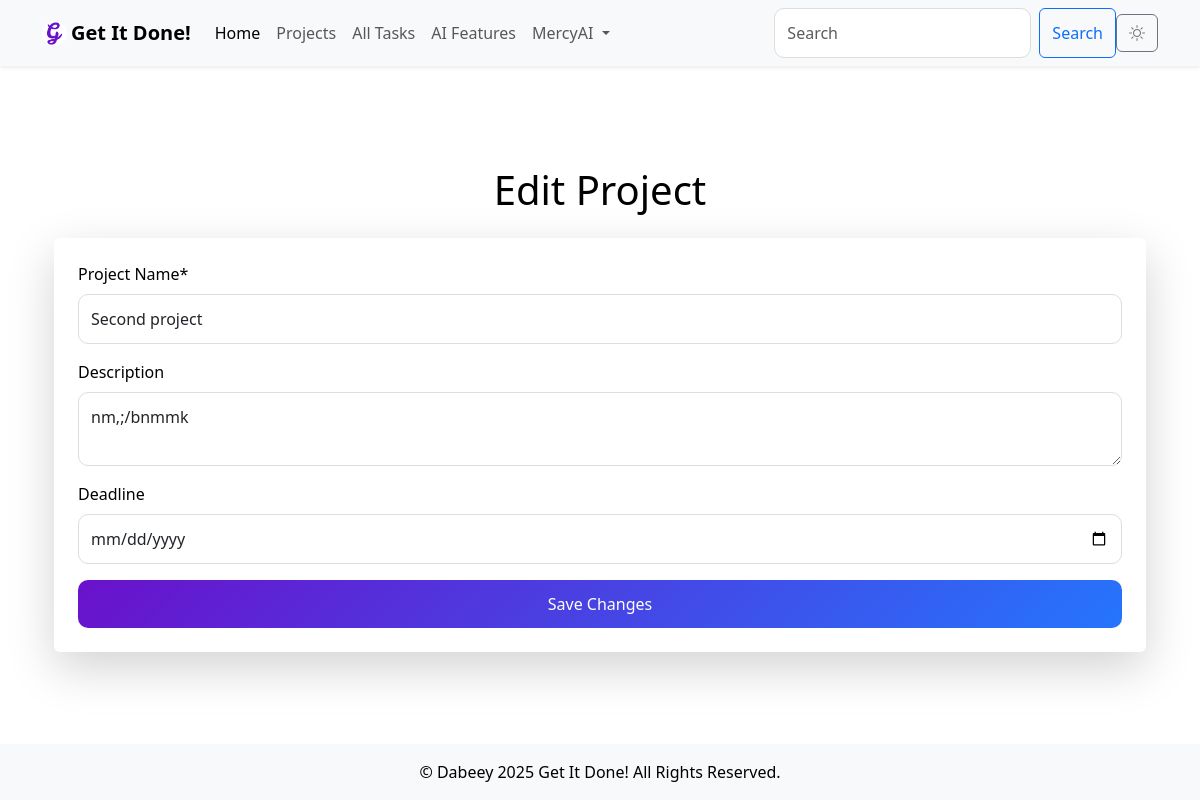
The app's page /edit_project/2 (signed in) with its own data.
### models.py (models this page shows, shortened)
class User(db.Model, UserMixin):
    id = db.Column(db.Integer, primary_key=True)
    username = db.Column(db.String(80), unique=True, nullable=False)
    email = db.Column(db.String(120), unique=True, nullable=False, index=True)
    password = db.Column(db.String(200), nullable=False)
    created_at = db.Column(db.DateTime, default=db.func.current_timestamp())
    updated_at = db.Column(db.DateTime, default=db.func.current_timestamp(), onupdate=db.func.current_timestamp())
    tasks = db.relationship('Task', backref='user', lazy='select')

class Project(db.Model):
    id = db.Column(db.Integer, primary_key=True)
    name = db.Column(db.String(200), nullable=False, unique=True)
    description = db.Column(db.Text, nullable=True)
    deadline = db.Column(db.DateTime, nullable=True)
    created_at = db.Column(db.DateTime, default=db.func.current_timestamp())
    updated_at = db.Column(db.DateTime, default=db.func.current_timestamp(), onupdate=db.func.current_timestamp())
    owner_id = db.Column(db.Integer, db.ForeignKey('user.id'), nullable=False, index=True)  # Project owner
    owner = db.relationship('User', backref='projects')  # Link to the User model
    tasks = db.relationship('Task', backref='project', lazy='select')  # Link to the Task model

### main.py (the view, shortened to what this page needs)
@app.route('/edit_project/<int:project_id>', methods=['GET', 'POST'])
@login_required
def edit_project(project_id):
    form = BaseForm()
    project = Project.query.get_or_404(project_id)
    if project.owner_id != current_user.id:
        flash("You don't have permission to edit this project.", 'danger')
        return redirect(url_for('index'))
    return render_template('edit_project.html', project=project, form=form)

### main.py
class BaseForm(FlaskForm):
    pass    #Create an instance of the form class in every route that requires CSRF protection ie form = BaseForm()

### main.py (called while the page is built)
@login_manager.user_loader
def load_user(user_id):
    return User.query.get(int(user_id))

### templates/edit_project.html (shortened to what this page needs)
{% extends 'base.html' %}
{% block content %}
<div class="container mt-5">
    <h1 class="text-center mb-4">Edit Project</h1>
    <form method="POST" action="{{ url_for('edit_project', project_id=project.id) }}" class="shadow-lg p-4 bg-white rounded">
        <div class="form-group mb-3">
            <label for="project_name" class="form-label">Project Name*</label>
            <input type="text" id="project_name" name="project_name" class="form-control" value="{{ project.name }}" required>
        </div>
        <div class="form-group mb-3">
            <label for="project_description" class="form-label">Description</label>
            <textarea id="project_description" name="project_description" class="form-control">{{ project.description }}</textarea>
        </div>
        <div class="form-group mb-3">
            <label for="project_deadline" class="form-label">Deadline</label>
            <input type="date" id="project_deadline" name="project_deadline" class="form-control" value="{{ project.deadline }}">
        </div>
        <button type="submit" class="btn btn-primary w-100">Save Changes</button>
    </form>
</div>
{% endblock %}

### templates/base.html (shortened to what this page needs)
<!DOCTYPE html>
<html lang="en">
<head>
    <link href="https://cdn.jsdelivr.net/npm/bootstrap@5.3.0/dist/css/bootstrap.min.css" rel="stylesheet">
    <link rel="stylesheet" href="{{ url_for('static', filename='css/style.css') }}">
    <link rel="stylesheet" href="https://cdnjs.cloudflare.com/ajax/libs/font-awesome/6.0.0-beta3/css/all.min.css">
    <link rel="stylesheet" href="https://cdn.jsdelivr.net/npm/bootstrap-icons@1.5.0/font/bootstrap-icons.css">
</head>
<body class="d-flex flex-column min-vh-100">
    <nav class="navbar navbar-expand-lg navbar-light bg-light fixed-top shadow-sm">
        <div class="container">
            <a class="navbar-brand fw-bold d-flex align-items-center" href="{{ url_for('index') }}">
                <img src="{{ url_for('static', filename='img/favicon.ico') }}" alt="Logo" width="25" height="25" class="align-middle me-1" style="border-radius: 4px;">
                Get It Done!
            </a>
            <div class="collapse navbar-collapse" id="navbarNav">
                <ul class="navbar-nav me-auto">
                    <li class="nav-item">
                        <a class="nav-link active" href="{{ url_for('index') }}">Home</a>
                    </li>
                    <li class="nav-item">
                        <a class="nav-link" href="{{ url_for('projects') }}">Projects</a>
                    </li>
                    <li class="nav-item">
                        <a class="nav-link" href="{{ url_for('tasks') }}">All Tasks</a>
                    </li>
                    <li class="nav-item">
                        <a class="nav-link" href="{{ url_for('ai') }}">AI Features</a>
                    </li>
                    {% if current_user.is_authenticated %}
                    <li class="nav-item dropdown">
                        <a class="nav-link dropdown-toggle" href="#" id="userDropdown" role="button" data-bs-toggle="dropdown" aria-expanded="false">
                            {{ current_user.username }}
                        </a>
                    </li>
                    {% endif %}
                </ul>
                <form class="d-flex ms-auto">
                    <input class="form-control me-2" type="search" placeholder="Search" aria-label="Search">
                    <button class="btn btn-outline-primary" type="submit">Search</button>
                </form>
            </div>
            <button id="theme-toggle" class="btn btn-outline-secondary">
                <i id="theme-icon" class="bi bi-sun"></i>
            </button>
        </div>
    </nav>
    <main class="container my-5 flex-grow-1">
        {% block content %}{% endblock %}
    </main>
    <footer class="bg-light text-center py-3 mt-auto">
        <p class="mb-0">© Dabeey 2025 Get It Done! All Rights Reserved.</p>
    </footer>
</body>
</html>

### static/css/style.css (style rules this page uses)
body { background-color: #ffffff; color: #000000; padding-top: 70px; transition: background-color 0.3s, color 0.3s; }
.btn { transition: background-color 0.3s, color 0.3s; }
.form-control { border-radius: 10px; padding: 0.75rem; font-size: 1rem; border: 1px solid #ddd; }
.btn-primary { background: linear-gradient(135deg, #6a11cb, #2575fc); border: none; padding: 0.75rem; font-size: 1rem; border-radius: 10px; width: 100%; transition: all 0.3s ease; }
.btn-primary { background: linear-gradient(135deg, #6a11cb, #2575fc); border: none; color: #fff; padding: 0.75rem; font-size: 1rem; border-radius: 10px; transition: all 0.3s ease; }
.btn-primary { background: linear-gradient(135deg, #6a11cb, #2575fc); border: none; transition: all 0.3s ease; }

### records on screen
User: username "MercyAI"
Project: project_name "Second project", project_description "nm,;/bnmmk"
